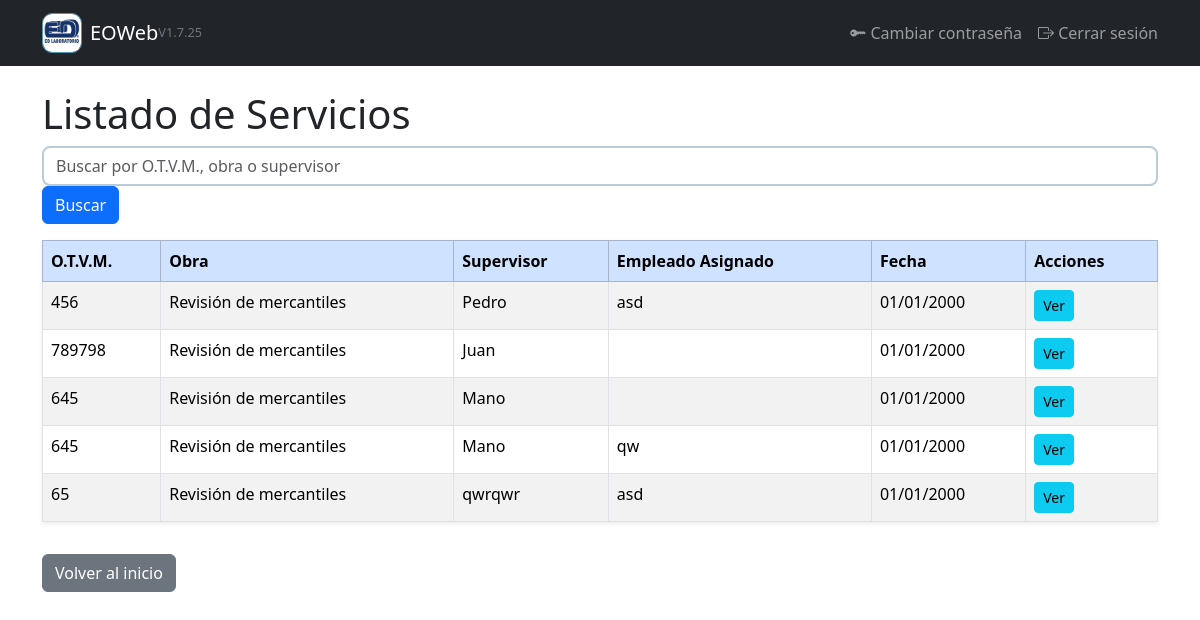
Before: /servicios/ (signed in) with the older database file.
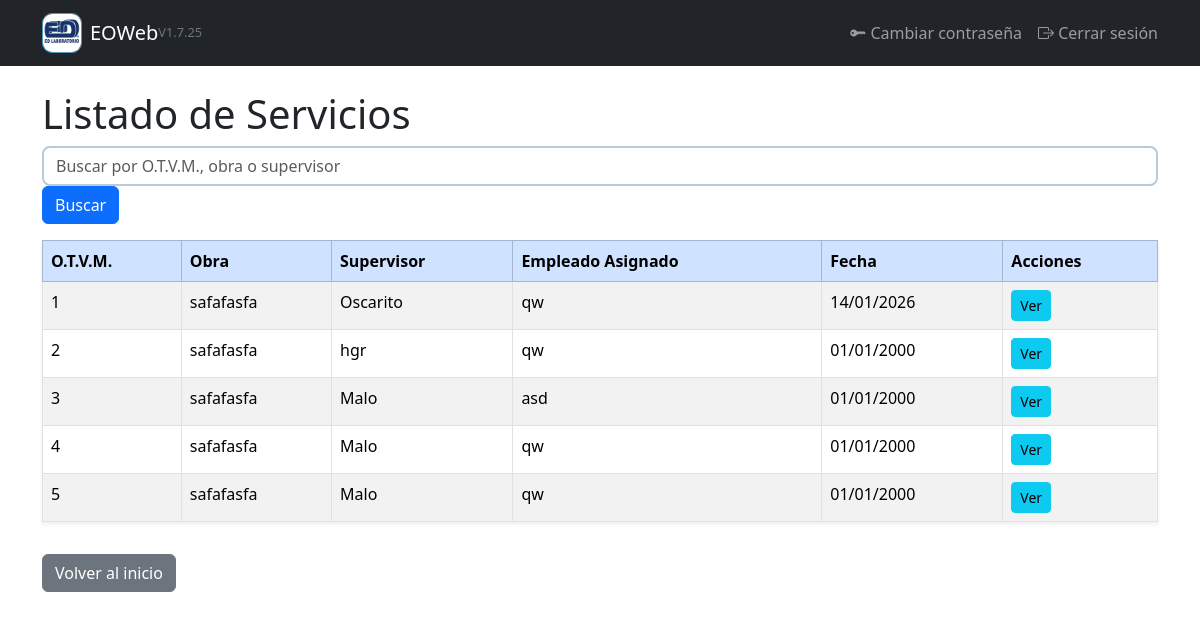
After: the same page with the newer database file.
### gestion/models.py (models this page shows, shortened)
class Servicio(models.Model):
    obra = models.ForeignKey(Obra, on_delete=models.CASCADE, related_name='servicios')
    fecha = models.DateField()
    otvm = models.PositiveIntegerField("O.T.V.M.",editable=False)
    llegada = models.TimeField("Llegada a las")
    termino = models.TimeField("Término de los trabajos a las")
    solicitante = models.CharField("Solicitó el servicio", max_length=100)
    preguntar_por = models.CharField("Preguntar por", max_length=100)
    trabajo_realizado = models.ForeignKey(TrabajoRealizado, on_delete=models.SET_NULL, null=True,verbose_name="Trabajo programado")
    cantidad = models.IntegerField()
    observaciones = models.TextField(blank=True)
    clave_cliente = models.CharField("Clave Cliente", max_length=100)  # se puede llenar desde obra.cliente.clave
    localizacion = models.CharField("Localización", max_length=150) # se puede llenar desde obra.localizacion
    vobo_cliente_nombre = models.CharField(max_length=100)
    vobo_cliente_firma = models.ImageField(upload_to="firmas/", blank=True, null=True)
    lab_nombre = models.CharField(max_length=100)
    lab_firma = models.ImageField(upload_to="firmas/", blank=True, null=True)
    superviso_nombre = models.CharField(max_length=100, blank=True, null=True)
    superviso_firma = models.ImageField(upload_to='firmas/', null=True, blank=True)
    superviso_fecha = models.DateField()
    capturo_nombre = models.CharField(max_length=100)
    capturo_firma = models.ImageField(upload_to='firmas/', null=True, blank=True)
    capturo_fecha = models.DateField()
    facturo_nombre = models.CharField(max_length=100)
    facturo_firma = models.ImageField(upload_to='firmas/', null=True, blank=True)
    factura_numero = models.CharField(max_length=20, blank=True)
    facturo_fecha = models.DateField()
    autorizo_nombre = models.CharField(max_length=100)
    autorizo_firma = models.ImageField(upload_to='firmas/', null=True, blank=True)
    autorizo_fecha = models.DateField()
    empleado_asignado = models.ForeignKey(
        User,
        on_delete=models.SET_NULL,
        null=True,
        blank=True,
        related_name='servicios_asignados'
    )

class Obra(models.Model):
    cliente = models.ForeignKey(Cliente, on_delete=models.CASCADE, related_name='obras')
    clave_obra = models.CharField("Clave Obra", max_length=20)
    nombre = models.CharField("Nombre de la Obra", max_length=150)
    atencion_a = models.CharField("Atención a", max_length=255, blank=True)
    localizacion = models.CharField("Localización", max_length=150, blank=True)

### gestion/views.py (the view)
# urls.py: path('servicios/', views.lista_servicios, name='lista_servicios'),
@login_required
def lista_servicios(request):
    user = request.user
    if user.groups.filter(name="Empleado").exists():
        servicios = Servicio.objects.filter(empleado_asignado=user)
    elif user.groups.filter(name="Supervisor").exists():
        servicios = Servicio.objects.all()
    else:
        servicios = Servicio.objects.all()
    return render(request, "gestion/lista_servicios.html", {"servicios": servicios})

### gestion/templates/gestion/lista_servicios.html (shortened to what this page needs)
{% extends "gestion/base.html" %}
{% load static %}
{% block content %}
<h1>Listado de Servicios</h1>
<form method="get" class="form-inline mb-3">
    <input type="text" name="q" class="form-control mr-2" placeholder="Buscar por O.T.V.M., obra o supervisor" value="{{ request.GET.q }}">
    <button type="submit" class="btn btn-primary">Buscar</button>
</form>
<table class="table table-striped table-bordered shadow-sm">
    <thead class="table-primary">
        <tr>
            <th>O.T.V.M.</th>
            <th>Obra</th>
            <th>Supervisor</th>
            <th>Empleado Asignado</th>
            <th>Fecha</th>
            <th>Acciones</th>
        </tr>
    </thead>
    <tbody>
        {% for servicio in servicios %}
        <tr>
            <td>{{ servicio.otvm }}</td>
            <td>{{ servicio.obra.nombre }}</td>
            <td>{{ servicio.superviso_nombre }}</td>
            <td>{{ servicio.empleado_asignado.username }}</td>
            <td>{{ servicio.fecha|date:"d/m/Y" }}</td>
            <td>
                <a href="{% url 'detalle_servicio' servicio.id %}" class="btn btn-info btn-sm">Ver</a>
            </td>
        </tr>
        {% empty %}
        <tr>
            <td colspan="6" class="text-center">No se encontraron servicios.</td>
        </tr>
        {% endfor %}
    </tbody>
</table>
<a href="{% url 'inicio' %}" class="btn btn-secondary mt-3">Volver al inicio</a>
{% endblock %}

Changed rows visible on the page:
removed Servicio: otvm "789798", obra.nombre "Revisión de mercantiles", superviso_nombre "Juan", fecha "01/01/2000"
removed Servicio: otvm "645", obra.nombre "Revisión de mercantiles", superviso_nombre "Mano", fecha "01/01/2000"
removed Servicio: otvm "645", obra.nombre "Revisión de mercantiles", superviso_nombre "Mano", empleado_asignado.username "qw", fecha "01/01/2000"
removed Servicio: otvm "65", obra.nombre "Revisión de mercantiles", superviso_nombre "qwrqwr", empleado_asignado.username "asd", fecha "01/01/2000"
added Servicio: otvm "1", obra.nombre "safafasfa", superviso_nombre "Oscarito", empleado_asignado.username "qw", fecha "14/01/2026"
added Servicio: otvm "2", obra.nombre "safafasfa", superviso_nombre "hgr", empleado_asignado.username "qw", fecha "01/01/2000"
changed Servicio "asd": otvm "456" → "3"; obra.nombre "Revisión de mercantiles" → "safafasfa"; superviso_nombre "Pedro" → "Malo"
added Servicio: otvm "4", obra.nombre "safafasfa", superviso_nombre "Malo", empleado_asignado.username "qw", fecha "01/01/2000"
added Servicio: otvm "5", obra.nombre "safafasfa", superviso_nombre "Malo", empleado_asignado.username "qw", fecha "01/01/2000"
